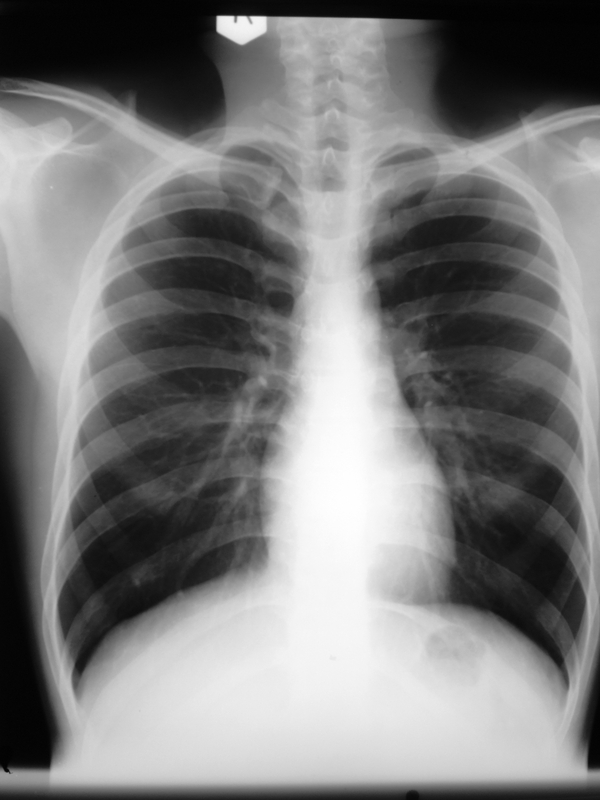
#> input picture chestxray.jpg, 600 x 800 px
$ python main.py
#> lines starting #> are read from the running program, lines starting #| are printed output that depends on the picture; after the words box and inside, x2 and y2 are one past the last pixel; in counts of white or black regions, pixels touching at a corner belong together
### snake.py
import numpy as np
import skimage.filters as filt

def create_A(a, b, N):
    """
    a: float
    alpha parameter

    b: float
    beta parameter

    N: int
    N is the number of points sampled on the snake curve: (x(p_i), y(p_i)), i=0,...,N-1
    """
    row = np.r_[
        -2*a - 6*b,
        a + 4*b,
        -b,
        np.zeros(N-5),
        -b,
        a + 4*b
    ]
    A = np.zeros((N,N))
    for i in range(N):
        A[i] = np.roll(row, i)
    return A

def create_external_edge_force_gradients_from_img( img, sigma=30. ):
    """
    Given an image, returns 2 functions, fx & fy, that compute
    the gradient of the external edge force in the x and y directions.

    img: ndarray
        The image.
    """
    # Gaussian smoothing.
    smoothed = filt.gaussian( (img-img.min()) / (img.max()-img.min()), sigma )
    # Gradient of the image in x and y directions.
    giy, gix = np.gradient( smoothed )
    # Gradient magnitude of the image.
    gmi = (gix**2 + giy**2)**(0.5)
    # Normalize. This is crucial (empirical observation).
    gmi = (gmi - gmi.min()) / (gmi.max() - gmi.min())

    # Gradient of gradient magnitude of the image in x and y directions.
    ggmiy, ggmix = np.gradient( gmi )

    def fx(x, y):
        """
        Return external edge force in the x direction.

        x: ndarray
            numpy array of floats.
        y: ndarray:
            numpy array of floats.
        """
        # Check bounds.
        x[ x < 0 ] = 0.
        y[ y < 0 ] = 0.

        x[ x > img.shape[1]-1 ] = img.shape[1]-1
        y[ y > img.shape[0]-1 ] = img.shape[0]-1

        return ggmix[ (y.round().astype(int), x.round().astype(int)) ]

    def fy(x, y):
        """
        Return external edge force in the y direction.

        x: ndarray
            numpy array of floats.
        y: ndarray:
            numpy array of floats.
        """
        # Check bounds.
        x[ x < 0 ] = 0.
        y[ y < 0 ] = 0.

        x[ x > img.shape[1]-1 ] = img.shape[1]-1
        y[ y > img.shape[0]-1 ] = img.shape[0]-1

        return ggmiy[ (y.round().astype(int), x.round().astype(int)) ]

    return fx, fy

def iterate_snake(x, y, a, b, fx, fy, gamma=0.1, n_iters=10, return_all=True):
    """
    x: ndarray
        intial x coordinates of the snake

    y: ndarray
        initial y coordinates of the snake

    a: float
        alpha parameter

    b: float
        beta parameter

    fx: callable
        partial derivative of first coordinate of external energy function. This is the first element of the gradient of the external energy.

    fy: callable
        see fx.

    gamma: float
        step size of the iteration

    n_iters: int
        number of times to iterate the snake

    return_all: bool
        if True, a list of (x,y) coords are returned corresponding to each iteration.
        if False, the (x,y) coords of the last iteration are returned.
    """
    A = create_A(a,b,x.shape[0])
    B = np.linalg.inv(np.eye(x.shape[0]) - gamma*A)
    if return_all:
        snakes = []

    for i in range(n_iters):
        x_ = np.dot(B, x + gamma*fx(x,y))
        y_ = np.dot(B, y + gamma*fy(x,y))
        x, y = x_.copy(), y_.copy()
        if return_all:
            snakes.append( (x_.copy(),y_.copy()) )

    if return_all:
        return snakes
    else:
        return (x,y)

### main.py
import numpy as np
import matplotlib.pyplot as plt
import snake as sn
import cv2


def image_prepare():
    original = cv2.imread('chestxray.jpg')
#> original is the input picture: shape (800, 600, 3); min 0, max 255, mean 124.8


    # Convert the image to gray scale
    grayImg = cv2.cvtColor(original, cv2.COLOR_BGR2GRAY)
    # Use the gaussian / median filter in order to remove noise
    blured = cv2.GaussianBlur(grayImg,(3,3),0)

    _, th = cv2.threshold(blured, 127, 255, cv2.THRESH_OTSU)
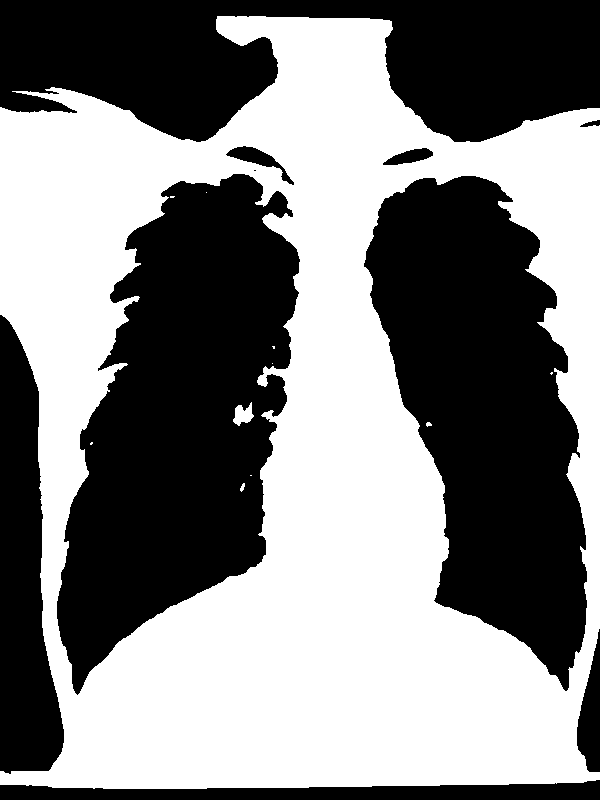
#> th: shape (800, 600); 51.5% white; 10 black regions (1 under 20 px), largest, box (x1, y1, x2, y2) and area: (57, 174, 300, 695) 75838, (364, 176, 587, 691) 68902, (0, 0, 600, 142) 57629
    cannyEdge = cv2.Canny(th, 40, 90)
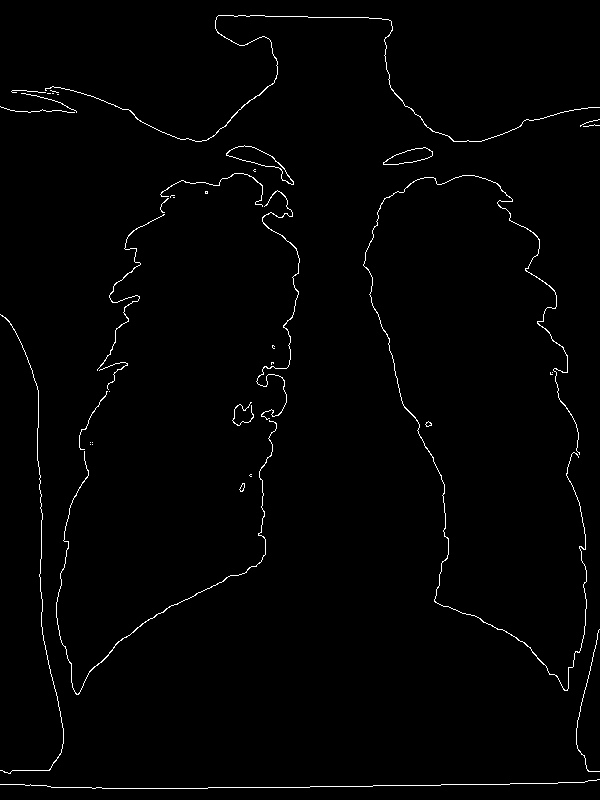
#> cannyEdge: shape (800, 600); 1.3% white in thin lines or dots

    return cannyEdge, grayImg


def right_lung(src):
    x,y = np.mgrid[-4:4:256j, -4:4:256j]
    rad = (x**2 + y**2)**0.5
    tht = np.arctan2(y, x)

    # first shape of the snake as an elipse
    t = np.arange(0, 2*np.pi, 0.1)
    x = 500+100*np.cos(t)
    y = 450+280*np.sin(t)

    alpha = 0.0001
    beta  = 0.001
    gamma = 100
    iterations = 500

    # fx and fy are callable functions
    fx, fy = sn.create_external_edge_force_gradients_from_img(src, sigma=10 )

    snakes = sn.iterate_snake(
        x = x,
        y = y,
        a = alpha,
        b = beta,
        fx = fx,
        fy = fy,
        gamma = gamma,
        n_iters = iterations,
        return_all = True
    )

    return snakes


def left_lung(src):
    x,y = np.mgrid[-4:4:256j, -4:4:256j]
    rad = (x**2 + y**2)**0.5
    tht = np.arctan2(y, x)

    # first shape of the snake
    t = np.arange(0, 2*np.pi, 0.1)
    x = 200+120*np.cos(t)
    y = 450+280*np.sin(t)

    alpha = 0.0005
    beta  = 0.001
    gamma = 100
    iterations = 500

    # fx and fy are callable functions
    fx, fy = sn.create_external_edge_force_gradients_from_img(src, sigma=10 )
#> in create_external_edge_force_gradients_from_img, `smoothed = filt.gaussian( (img-img.min()) / (img.max()-img.min()), sig..`:
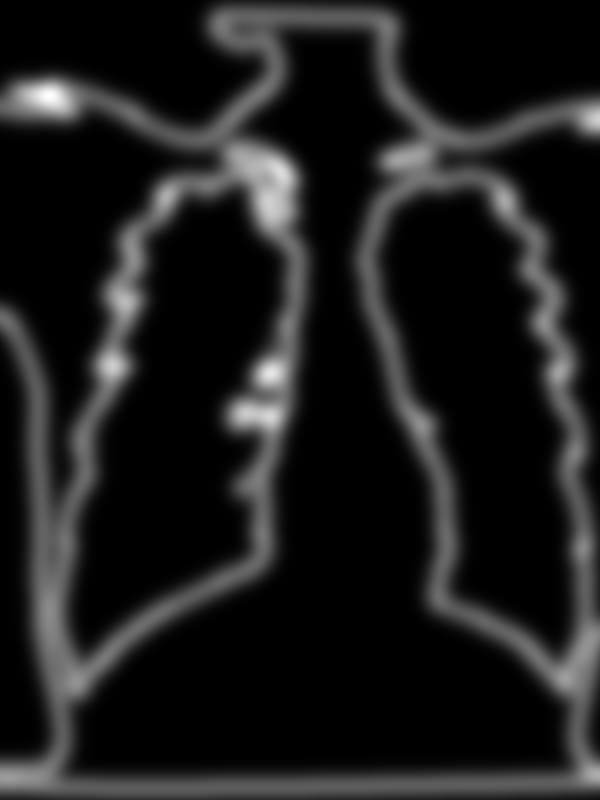
#> smoothed: shape (800, 600) float64; min 0, max 0.109, mean 0.0124; drawn with min black and max white
#> in create_external_edge_force_gradients_from_img, `gmi = (gix**2 + giy**2)**(0.5)`:
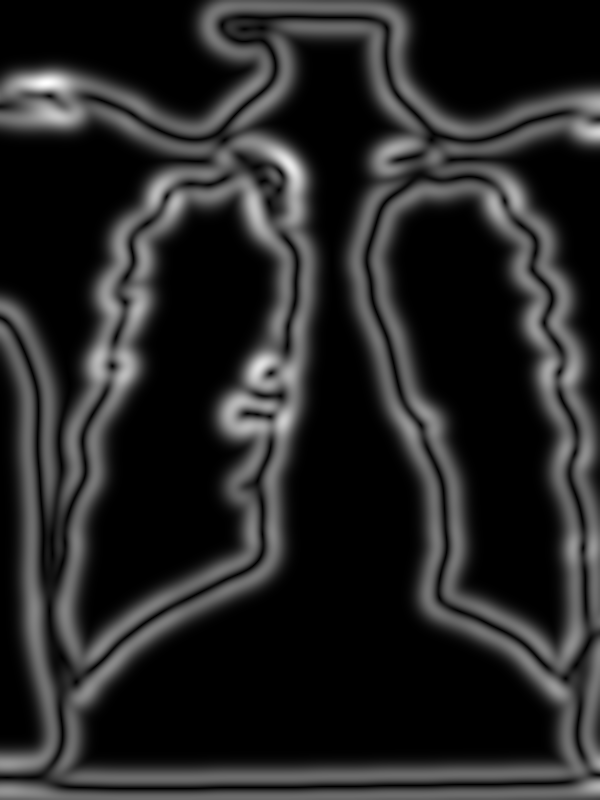
#> gmi: shape (800, 600) float64; min 0, max 0.00569, mean 0.000831; drawn with min black and max white
#> in create_external_edge_force_gradients_from_img, `ggmiy, ggmix = np.gradient( gmi )`:
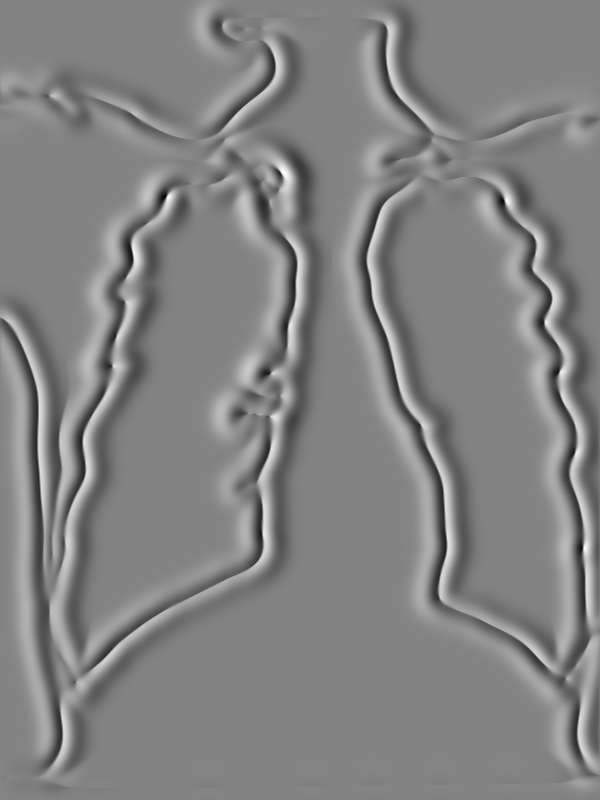
#> ggmix: shape (800, 600) float64; min -0.0999, max 0.0949, mean 0.000195; drawn with min black and max white


    snakes = sn.iterate_snake(
        x = x,
        y = y,
        a = alpha,
        b = beta,
        fx = fx,
        fy = fy,
        gamma = gamma,
        n_iters = iterations,
        return_all = True
    )
#> after the loop in iterate_snake, `for i in range(n_iters):`:
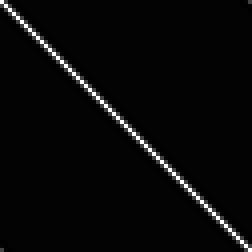
#> B: shape (63, 63) float64 (shown 4 times larger); min -0.0101, max 0.678, mean 0.0159; drawn with min black and max white
#> after the loop in iterate_snake, `for i in range(n_iters):`: snakes = 500 items
#> snakes = 500 items

    return snakes


image, original_image = image_prepare()


# plot images
fig = plt.figure()
ax  = fig.add_subplot(111)
# Plot the original image
ax.imshow(original_image, cmap=plt.cm.gray)


leftLungSeg = left_lung(image)
#> leftLungSeg = 500 items
rightLungSeg = right_lung(image)
#> rightLungSeg = 500 items


ax.set_xticks([])
ax.set_yticks([])


# Plot the first left snake
leftSnake = leftLungSeg[0]
ax.plot(np.r_[leftSnake[0], leftSnake[0][0]], np.r_[leftSnake[1], leftSnake[1][0]], c=(0,0,1), lw=2)

# Draw the Lung Segmentations in red
contourLeft_x = np.around(np.r_[leftLungSeg[-1][0], leftLungSeg[-1][0][0]])
#> contourLeft_x = 64 values, max 302 at index 57, min 66 at index 26, mean 182.2
contourLeft_y = np.around(np.r_[leftLungSeg[-1][1], leftLungSeg[-1][1][0]])
#> contourLeft_y = 64 values, max 667 at index 22, min 174 at index 48, mean 427.5
ax.plot(contourLeft_x, contourLeft_y, c=(1,0,0), lw=2)


# Plot the first right snake
rightSnake = rightLungSeg[0]
ax.plot(np.r_[rightSnake[0], rightSnake[0][0]], np.r_[rightSnake[1], rightSnake[1][0]], c=(0,0,1), lw=2)

# Draw the Lung Segmentations in red
contourRight_x = np.r_[rightLungSeg[-1][0], rightLungSeg[-1][0][0]]
#> contourRight_x = 64 values, max 594.4 at index 4, min 378.6 at index 38, mean 505.9
contourRight_y = np.r_[rightLungSeg[-1][1], rightLungSeg[-1][1][0]]
#> contourRight_y = 64 values, max 688.6 at index 15, min 189.3 at index 43, mean 444.1
ax.plot(contourRight_x, contourRight_y, c=(1,0,0), lw=2)
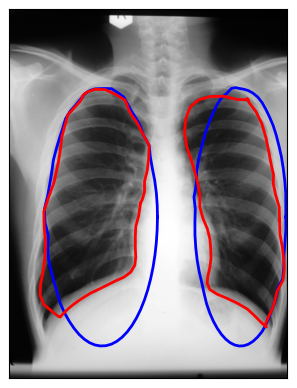
#> figure drawn by matplotlib, 1 panel
